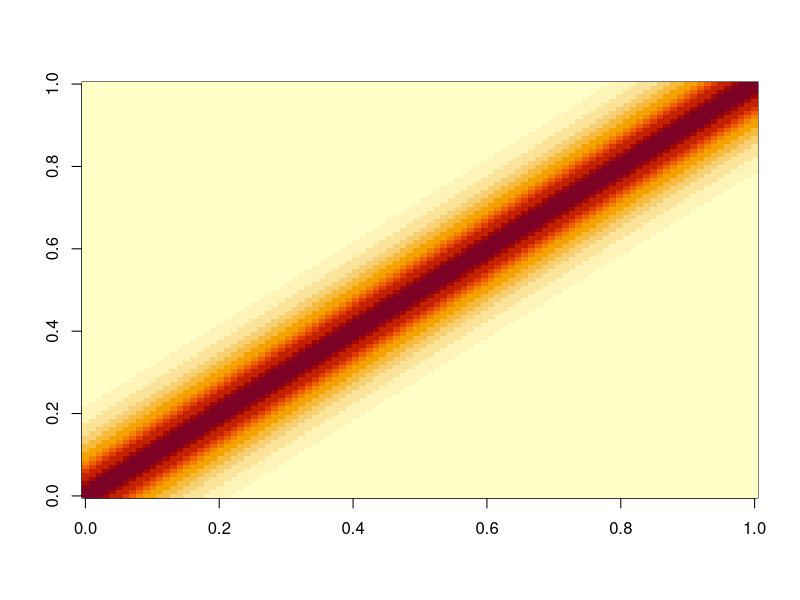
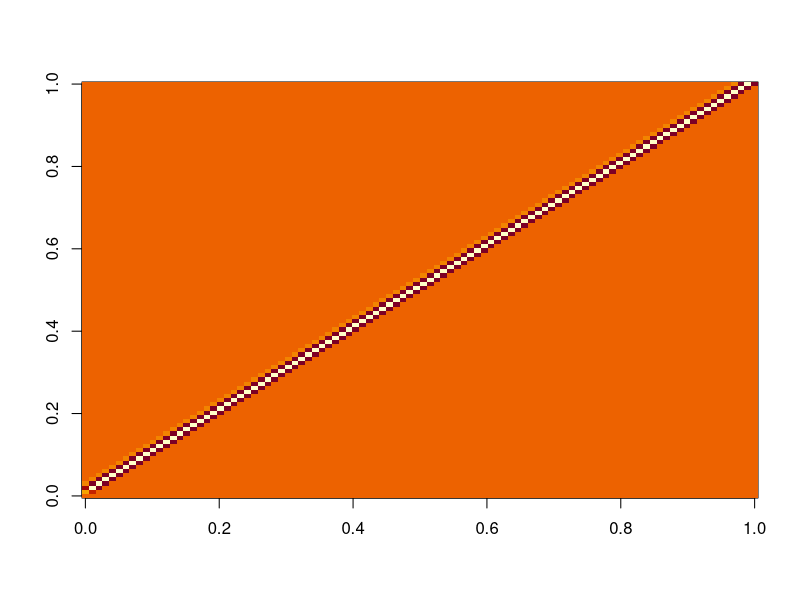
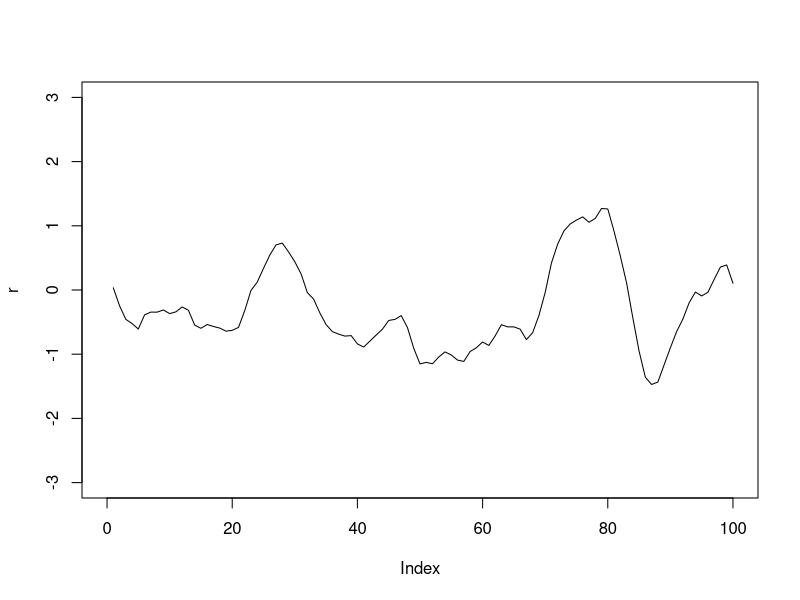
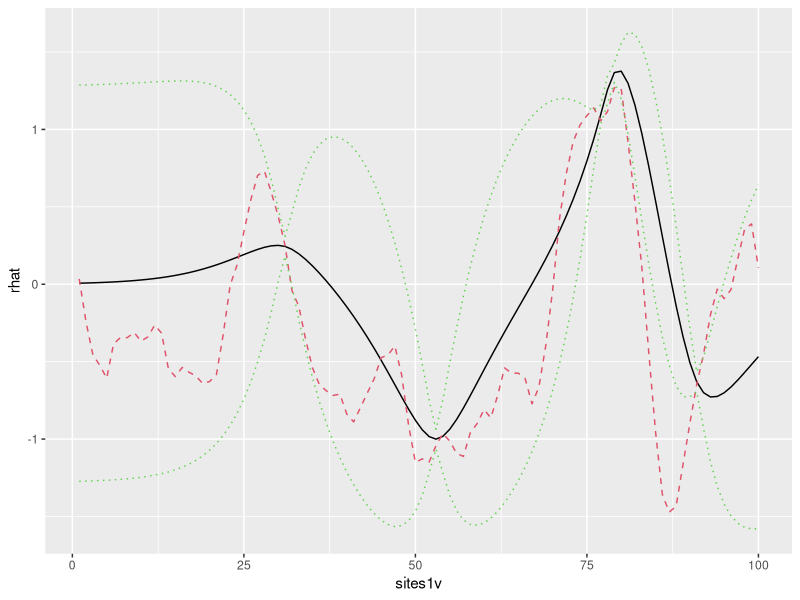

Write R code to recreate these figures, in order.
library(ggplot2)
# sizes
n=100

# define regular grid of locations
sites1v=array((1:n),c(n,1))

# Prior mean
m=0
# compute East and North distances on grid
ww=array(1,c(n,1))
H=abs(sites1v%*%t(ww)-ww %*% t(sites1v))
# Exponential covariance model
#range=40 # correlation range
#Sigma=exp(-(3/range)*H)
# Matern 3/2
phiM=0.19
Sigma=(1+phiM*H)*exp(-phiM*H)
image(Sigma)
# Compute the Cholesky factor
L=chol(Sigma)
Li=solve(L)
image(Li)

# sample zero mean part
r=t(L)%*%rnorm(n)
# sample by adding mean
r=r+m
plot(r,type="l", xlim=c(0,100), ylim=c(-3,3))

#
# Data
M=5
F=matrix(0,M,n)
des=ceiling(n*runif(M))
for(i in 1:M)
{
  F[i,des[i]]=1
}

# measurement standard deviation
tau=0.05
# sample data
y=F%*% r + tau *rnorm(M)

#plot(y)

# Prediction surface from data
C=F %*%Sigma%*%t(F)+diag(tau^2,nrow=M,ncol=M)
mx=matrix(m,nrow=n,ncol=1) 
rhat=mx+Sigma %*% t(F) %*% solve(C,(y-F %*% mx));
# Prediction variances
Vvhat=Sigma-Sigma %*% t(F)%*% solve(C,(F %*%Sigma));
vr=diag(Vvhat)

rlow=rhat-1.28*sqrt(vr)
rupp=rhat+1.28*sqrt(vr)
df=data.frame(r,rhat,rlow,rupp,sites1v)
head(df)

ggplot(data=df, aes(x=sites1v, y=rhat)) +
  geom_line(aes(x=sites1v, y=rhat)) +
  geom_line(aes(x=sites1v, y=r),linetype=2,color=2) +
  geom_line(aes(x=sites1v, y = rlow),linetype=3,colour=3) +
  geom_line(aes(x=sites1v, y = rupp),linetype=3, colour=3) 
